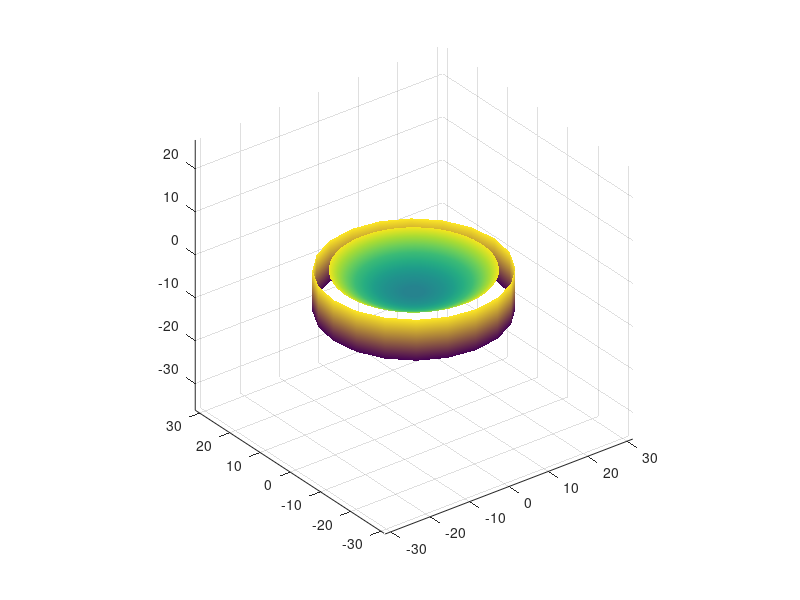

Write MATLAB code to recreate this figure. (Note: this script raises an error after producing the figure.)
%% goal

% just get a patch showing the curvature of the bowl

%% measurements

% measurements from https://neurofus.com/products/
% Transducer Height:   0.75'' == 19.05mm
% Transducer Diameter: 3.22'' == 81.788mm

% measurements from config file:
% curv_radius_mm: 62.94mm
% dist_to_plane_mm: 52.38mm
% max(Elements_OD_mm): 60.83mm

%% casing part

[X,Y,Z] = cylinder(81.788/2);
Z = Z*19.05 - 19.05;

figure;
casing = surf(X/2,Y/2,Z/2);

hold on;

%% bowl part

% Parameters
radius = 62.94;
dist_to_plane = 52.38;
cut_height = radius - dist_to_plane;
theta = linspace(0, pi, 50);  % Polar angle
phi = linspace(0, 2*pi, 50);  % Azimuthal angle

[theta, phi] = meshgrid(theta, phi);

% Spherical coordinates
x = radius * sin(theta) .* cos(phi);
y = radius * sin(theta) .* sin(phi);
z = radius * cos(theta) + radius;

% Apply cut-off
z(z > cut_height) = NaN;

% move so that exit plane is at z = 0
z = z - cut_height;

% Create the spherical patch with cut-off
bowl = surf(x/2, y/2, z/2);

axis equal;
shading interp;

casing.FaceColor = [0.5, 0.5, 0.5];
casing.FaceAlpha = 0.9;
bowl.FaceColor = [0.5, 0.5, 0.5];
bowl.FaceAlpha = 0.9;